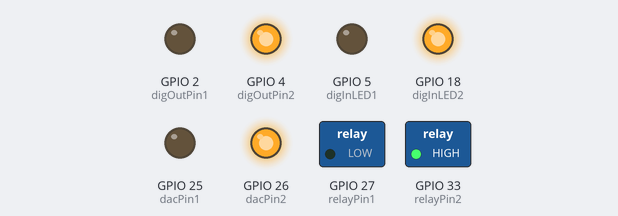
Bench run of a sketch on a simulated ESP32. Parts: switched loads named in the sketch (green lamp = pin HIGH), output pins drawn as LEDs (lit = HIGH). WiFi joins after 1.5 s; servers stay silent unless stated; what the sketch prints to the serial monitor is not drawn.

Above: at 6.55 s.
At 10.45 s:
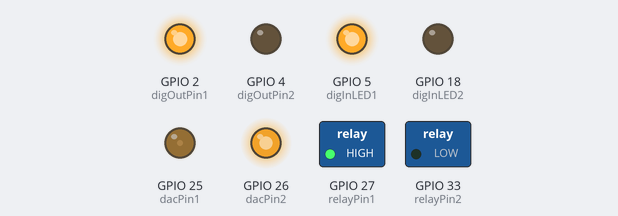
At 12.45 s:
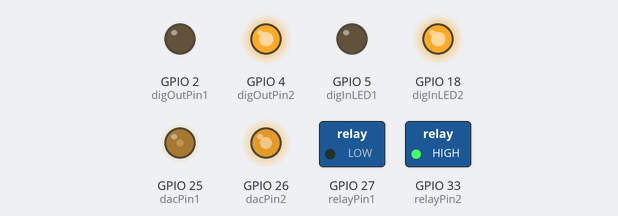
At 14.45 s:
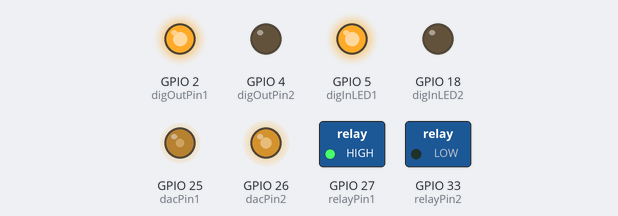
At 18.45 s:
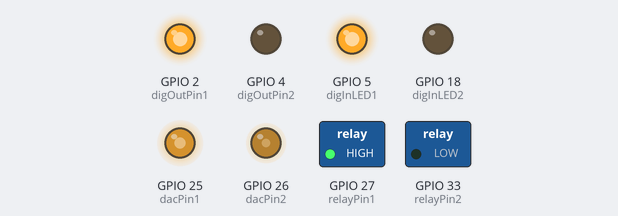
At 22.45 s:
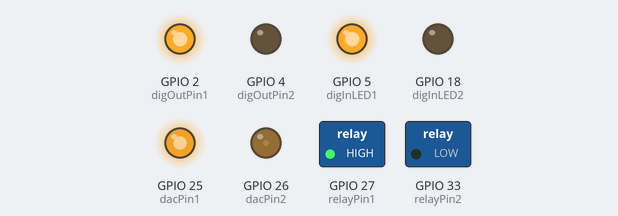
Timing chart, 0 to 27.3 s (numbered marks = the images above):
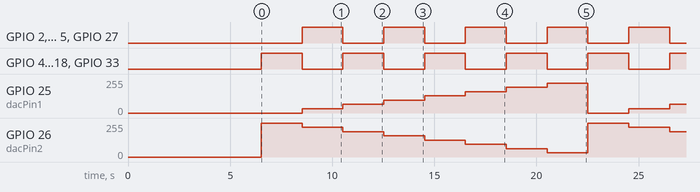

The sketch:

OTA-test.ino
```cpp
// Swiss Army Knife OTA loader and basic tests

// A useful OTA tutorial:
//https://randomnerdtutorials.com/esp32-over-the-air-ota-programming/

// OTA user/password = admin/admin

const char* ssid = "MYSSID";  // your WiFi credentials go here
const char* password = "MYPASSWD";

const char* host = "SwissArmy";

#include <WiFi.h>
#include <WiFiClient.h>
#include <WebServer.h>
#include <ESPmDNS.h>
#include <Update.h>
#include <Wire.h>
#include "mywifi.h"
#include "web.h"

#define relayPin1 27
#define relayPin2 33

#define digOutPin1 2
#define digOutPin2 4

#define digInLED1 5
#define digInLED2 18

#define dacPin1 25
#define dacPin2 26

#define ADC_ADDR 0x48
#define DPOT_ADDR 0x3C

void setup(void) {
  Serial.begin(115200);
  delay(5000);
  Serial.println("OTA loader and Swiss Army Knife basic tests.");
  wifiStart();
  webserverStart();
  knifeStart();
  knifeTest();
  Serial.println("Setup done. Now toggling relays and digital outputs, DAC staircases.\n");
}

void loop(void) {
  server.handleClient();
  changeOutputs();
  delay(2000);
}

void knifeStart()
{
  Wire.begin();
  pinMode(relayPin1,OUTPUT);
  pinMode(relayPin2,OUTPUT);
  pinMode(digOutPin1,OUTPUT);
  pinMode(digOutPin2,OUTPUT);
  pinMode(digInLED1,OUTPUT);
  pinMode(digInLED2,OUTPUT);
}
void knifeTest(void)
{
  bool res;
  res = probeI2C(ADC_ADDR);
  Serial.printf("ADC %s at I2C address 0x%x\n", (res)? "found" : "NOT found", ADC_ADDR);

  res = probeI2C(DPOT_ADDR);
  Serial.printf("Digital pot %s at I2C address 0x%x\n", (res)? "found" : "NOT found", DPOT_ADDR);
}
bool probeI2C(uint8_t I2Caddr)
{
  Wire.beginTransmission (I2Caddr);
  return (Wire.endTransmission() == 0);
}
bool state = false;
uint8_t dacVal = 0;
void changeOutputs(void)
{
  digitalWrite(relayPin1, state); // toggle relays
  digitalWrite(relayPin2, !state);

  digitalWrite(digOutPin1, state); // toggle digital outputs
  digitalWrite(digOutPin2, !state);

  digitalWrite(digInLED1, state); // toggle digital input LEDs
  digitalWrite(digInLED2, !state);

  dacWrite(dacPin1, dacVal);  // 6 step staircase
  dacWrite(dacPin2, 255 - dacVal); // reverse staircase

  state = !state;
  dacVal = (dacVal + 32) % 256;
}
```

mywifi.h
```cpp
#ifndef MYWIFI_H
#define MYWIFI_H
void wifiStart()
{
 // Connect to WiFi network
 Serial.printf("Starting WiFi with SSID = [%s], password = [%s]\n",ssid, password);
  WiFi.begin(ssid, password);
  Serial.println("");

  // Wait for connection
  while (WiFi.status() != WL_CONNECTED) {
    delay(500);
    Serial.print(".");
  }
  Serial.println("");
  Serial.print("Connected to ");
  Serial.println(ssid);
  Serial.print("IP address: ");
  Serial.println(WiFi.localIP());

  /*use mdns for host name resolution*/
  if (!MDNS.begin(host)) { //http://esp32.local
    Serial.println("Error setting up MDNS responder!");
    while (1) {
      delay(1000);
    }
  }
  Serial.printf("OTA loader at http://%s.local or the IP address above.\n", host);
}
#endif
```

web.h
```cpp
#ifndef MYWEB_H
#define MYWEB_H

WebServer server(80);

/*
 * Login page
 */

const char* loginIndex =
 "<form name='loginForm'>"
    "<table width='20%' bgcolor='A09F9F' align='center'>"
        "<tr>"
            "<td colspan=2>"
                "<center><font size=4><b>Swiss Army Knife - OTA Login Page</b></font></center>"
                "<br>"
            "</td>"
            "<br>"
            "<br>"
        "</tr>"
        "<td>Username:</td>"
        "<td><input type='text' size=25 name='userid'><br></td>"
        "</tr>"
        "<br>"
        "<br>"
        "<tr>"
            "<td>Password:</td>"
            "<td><input type='Password' size=25 name='pwd'><br></td>"
            "<br>"
            "<br>"
        "</tr>"
        "<tr>"
            "<td><input type='submit' onclick='check(this.form)' value='Login'></td>"
        "</tr>"
    "</table>"
"</form>"
"<script>"
    "function check(form)"
    "{"
    "if(form.userid.value=='admin' && form.pwd.value=='admin')"
    "{"
    "window.open('/serverIndex')"
    "}"
    "else"
    "{"
    " alert('Error Password or Username')/*displays error message*/"
    "}"
    "}"
"</script>";

/*
 * Server Index Page
 */

const char* serverIndex =
"<script src='https://ajax.googleapis.com/ajax/libs/jquery/3.2.1/jquery.min.js'></script>"
"<form method='POST' action='#' enctype='multipart/form-data' id='upload_form'>"
   "<input type='file' name='update'>"
        "<input type='submit' value='Update'>"
    "</form>"
 "<div id='prg'>progress: 0%</div>"
 "<script>"
  "$('form').submit(function(e){"
  "e.preventDefault();"
  "var form = $('#upload_form')[0];"
  "var data = new FormData(form);"
  " $.ajax({"
  "url: '/update',"
  "type: 'POST',"
  "data: data,"
  "contentType: false,"
  "processData:false,"
  "xhr: function() {"
  "var xhr = new window.XMLHttpRequest();"
  "xhr.upload.addEventListener('progress', function(evt) {"
  "if (evt.lengthComputable) {"
  "var per = evt.loaded / evt.total;"
  "$('#prg').html('progress: ' + Math.round(per*100) + '%');"
  "}"
  "}, false);"
  "return xhr;"
  "},"
  "success:function(d, s) {"
  "console.log('success!')"
 "},"
 "error: function (a, b, c) {"
 "}"
 "});"
 "});"
 "</script>";
void webserverStart(void)
{
 /*return index page which is stored in serverIndex */
  server.on("/", HTTP_GET, []() {
    server.sendHeader("Connection", "close");
    server.send(200, "text/html", loginIndex);
  });
  server.on("/serverIndex", HTTP_GET, []() {
    server.sendHeader("Connection", "close");
    server.send(200, "text/html", serverIndex);
  });
  /*handling uploading firmware file */
  server.on("/update", HTTP_POST, []() {
    server.sendHeader("Connection", "close");
    server.send(200, "text/plain", (Update.hasError()) ? "FAIL" : "OK");
    ESP.restart();
  }, []() {
    HTTPUpload& upload = server.upload();
    if (upload.status == UPLOAD_FILE_START) {
      Serial.printf("Update: %s\n", upload.filename.c_str());
      if (!Update.begin(UPDATE_SIZE_UNKNOWN)) { //start with max available size
        Update.printError(Serial);
      }
    } else if (upload.status == UPLOAD_FILE_WRITE) {
      /* flashing firmware to ESP*/
      if (Update.write(upload.buf, upload.currentSize) != upload.currentSize) {
        Update.printError(Serial);
      }
    } else if (upload.status == UPLOAD_FILE_END) {
      if (Update.end(true)) { //true to set the size to the current progress
        Serial.printf("Update Success: %u\nRebooting...\n", upload.totalSize);
      } else {
        Update.printError(Serial);
      }
    }
  });
  server.begin();
}
#endif
```

Measured:
- by itself, GPIO 25 (dacPin1): ramps from 0/255 to 224/255 and jumps back, once every 16.0 s
- by itself, GPIO 26 (dacPin2): ramps from 255/255 to 31/255 and jumps back, once every 16.0 s
- by itself, GPIO 2 (digOutPin1), GPIO 4 (digOutPin2), GPIO 5 (digInLED1), GPIO 18 (digInLED2), GPIO 27 (relayPin1), GPIO 33 (relayPin2): alternates HIGH for 2.0 s and LOW for 2.0 s
